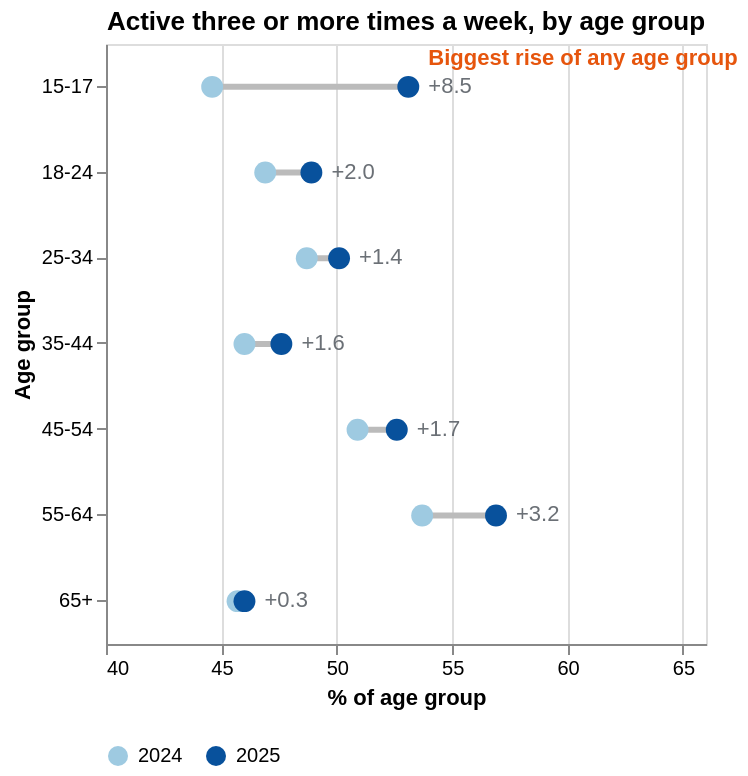

Source (Vega-Lite JSON):
### Vega-Lite specification from a JSON file in a GitHub repository (floating-point values rounded to 4 significant figures)
{"$schema": "https://vega.github.io/schema/vega-lite/v5.json", "title": "Active three or more times a week, by age group", "width": "container", "height": 300, "data": {"values": [{"age": "15-17", "rate2024": 44.6, "rate2025": 53.1}, {"age": "18-24", "rate2024": 46.9, "rate2025": 48.9}, {"age": "25-34", "rate2024": 48.7, "rate2025": 50.1}, {"age": "35-44", "rate2024": 46.0, "rate2025": 47.6}, {"age": "45-54", "rate2024": 50.9, "rate2025": 52.6}, {"age": "55-64", "rate2024": 53.7, "rate2025": 56.9}, {"age": "65+", "rate2024": 45.7, "rate2025": 46.0}]}, "transform": [{"calculate": "datum.rate2025 - datum.rate2024", "as": "Change"}], "encoding": {"y": {"field": "age", "type": "ordinal", "title": "Age group"}}, "layer": [{"mark": {"type": "rule", "color": "#bbbbbb", "strokeWidth": 3}, "encoding": {"x": {"field": "rate2024", "type": "quantitative", "title": "% of age group", "scale": {"domain": [40, 66]}}, "x2": {"field": "rate2025"}}}, {"transform": [{"fold": ["rate2024", "rate2025"], "as": ["Year", "Rate"]}, {"calculate": "replace(datum.Year, 'rate', '')", "as": "Year"}], "mark": {"type": "circle", "size": 120, "opacity": 1}, "encoding": {"x": {"field": "Rate", "type": "quantitative"}, "color": {"field": "Year", "type": "nominal", "scale": {"domain": ["2024", "2025"], "range": ["#9ecae1", "#08519c"]}, "legend": {"orient": "bottom", "direction": "horizontal", "title": null}}, "tooltip": [{"field": "age", "type": "nominal", "title": "Age group"}, {"field": "Year", "type": "nominal"}, {"field": "Rate", "type": "quantitative", "title": "Rate (%)", "format": ".1f"}]}}, {"mark": {"type": "text", "align": "left", "dx": 10, "fontSize": 11, "color": "#6b7076"}, "encoding": {"x": {"field": "rate2025", "type": "quantitative"}, "text": {"field": "Change", "type": "quantitative", "format": "+.1f"}}}, {"transform": [{"filter": "datum.age == '15-17'"}], "mark": {"type": "text", "align": "left", "dx": 10, "dy": -14, "fontSize": 11, "fontWeight": 600, "color": "#e6550d"}, "encoding": {"x": {"field": "rate2025", "type": "quantitative"}, "text": {"value": "Biggest rise of any age group"}}}]}
